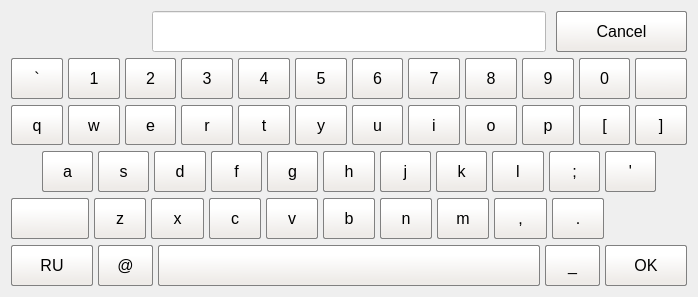
<?xml version="1.0" encoding="UTF-8"?>
<ui version="4.0">
 <class>Form</class>
 <widget class="QWidget" name="Form">
  <property name="geometry">
   <rect>
    <x>0</x>
    <y>0</y>
    <width>698</width>
    <height>297</height>
   </rect>
  </property>
  <property name="windowTitle">
   <string>Form</string>
  </property>
  <layout class="QVBoxLayout" name="verticalLayout">
   <item>
    <layout class="QHBoxLayout" name="horizontalLayout_6" stretch="20,60,20">
     <property name="spacing">
      <number>10</number>
     </property>
     <item>
      <widget class="QWidget" name="widget_5" native="true"/>
     </item>
     <item>
      <widget class="QLineEdit" name="edit_text">
       <property name="sizePolicy">
        <sizepolicy hsizetype="Expanding" vsizetype="Ignored">
         <horstretch>0</horstretch>
         <verstretch>0</verstretch>
        </sizepolicy>
       </property>
       <property name="font">
        <font>
         <pointsize>10</pointsize>
        </font>
       </property>
       <property name="styleSheet">
        <string notr="true">background-color: rgb(255, 255, 255);</string>
       </property>
       <property name="alignment">
        <set>Qt::AlignCenter</set>
       </property>
      </widget>
     </item>
     <item>
      <widget class="QPushButton" name="btn_cancel">
       <property name="sizePolicy">
        <sizepolicy hsizetype="Ignored" vsizetype="Ignored">
         <horstretch>0</horstretch>
         <verstretch>0</verstretch>
        </sizepolicy>
       </property>
       <property name="font">
        <font>
         <pointsize>12</pointsize>
        </font>
       </property>
       <property name="styleSheet">
        <string notr="true">QPushButton
{
	background-color: qlineargradient(spread:pad, x1:0.521, y1:0.8925, x2:0.504, y2:0.244227, stop:0.00847458 rgba(238, 235, 232, 255), stop:1 rgba(255, 255, 255, 255));
	border: 1px solid gray;
	border-radius: 2px;
}

QPushButton:pressed 
{	
	background-color: rgb(140, 223, 255);
 }</string>
       </property>
       <property name="text">
        <string>Cancel</string>
       </property>
      </widget>
     </item>
    </layout>
   </item>
   <item>
    <layout class="QHBoxLayout" name="horizontalLayout_3" stretch="10,10,10,10,10,10,10,10,10,10,10,10">
     <property name="spacing">
      <number>5</number>
     </property>
     <item>
      <widget class="QPushButton" name="btn_backtick">
       <property name="sizePolicy">
        <sizepolicy hsizetype="Ignored" vsizetype="Ignored">
         <horstretch>0</horstretch>
         <verstretch>0</verstretch>
        </sizepolicy>
       </property>
       <property name="font">
        <font>
         <pointsize>12</pointsize>
        </font>
       </property>
       <property name="styleSheet">
        <string notr="true">QPushButton
{
	background-color: qlineargradient(spread:pad, x1:0.521, y1:0.8925, x2:0.504, y2:0.244227, stop:0.00847458 rgba(238, 235, 232, 255), stop:1 rgba(255, 255, 255, 255));
	border: 1px solid gray;
	border-radius: 2px;
}

QPushButton:pressed 
{	
	background-color: rgb(140, 223, 255);
 }</string>
       </property>
       <property name="text">
        <string>`</string>
       </property>
      </widget>
     </item>
     <item>
      <widget class="QPushButton" name="btn_1">
       <property name="sizePolicy">
        <sizepolicy hsizetype="Ignored" vsizetype="Ignored">
         <horstretch>0</horstretch>
         <verstretch>0</verstretch>
        </sizepolicy>
       </property>
       <property name="font">
        <font>
         <pointsize>12</pointsize>
        </font>
       </property>
       <property name="styleSheet">
        <string notr="true">QPushButton
{
	background-color: qlineargradient(spread:pad, x1:0.521, y1:0.8925, x2:0.504, y2:0.244227, stop:0.00847458 rgba(238, 235, 232, 255), stop:1 rgba(255, 255, 255, 255));
	border: 1px solid gray;
	border-radius: 2px;
}

QPushButton:pressed 
{	
	background-color: rgb(140, 223, 255);
 }</string>
       </property>
       <property name="text">
        <string>1</string>
       </property>
      </widget>
     </item>
     <item>
      <widget class="QPushButton" name="btn_2">
       <property name="sizePolicy">
        <sizepolicy hsizetype="Ignored" vsizetype="Ignored">
         <horstretch>0</horstretch>
         <verstretch>0</verstretch>
        </sizepolicy>
       </property>
       <property name="font">
        <font>
         <pointsize>12</pointsize>
        </font>
       </property>
       <property name="styleSheet">
        <string notr="true">QPushButton
{
	background-color: qlineargradient(spread:pad, x1:0.521, y1:0.8925, x2:0.504, y2:0.244227, stop:0.00847458 rgba(238, 235, 232, 255), stop:1 rgba(255, 255, 255, 255));
	border: 1px solid gray;
	border-radius: 2px;
}

QPushButton:pressed 
{	
	background-color: rgb(140, 223, 255);
 }</string>
       </property>
       <property name="text">
        <string>2</string>
       </property>
      </widget>
     </item>
     <item>
      <widget class="QPushButton" name="btn_3">
       <property name="sizePolicy">
        <sizepolicy hsizetype="Ignored" vsizetype="Ignored">
         <horstretch>0</horstretch>
         <verstretch>0</verstretch>
        </sizepolicy>
       </property>
       <property name="font">
        <font>
         <pointsize>12</pointsize>
        </font>
       </property>
       <property name="styleSheet">
        <string notr="true">QPushButton
{
	background-color: qlineargradient(spread:pad, x1:0.521, y1:0.8925, x2:0.504, y2:0.244227, stop:0.00847458 rgba(238, 235, 232, 255), stop:1 rgba(255, 255, 255, 255));
	border: 1px solid gray;
	border-radius: 2px;
}

QPushButton:pressed 
{	
	background-color: rgb(140, 223, 255);
 }</string>
       </property>
       <property name="text">
        <string>3</string>
       </property>
      </widget>
     </item>
     <item>
      <widget class="QPushButton" name="btn_4">
       <property name="sizePolicy">
        <sizepolicy hsizetype="Ignored" vsizetype="Ignored">
         <horstretch>0</horstretch>
         <verstretch>0</verstretch>
        </sizepolicy>
       </property>
       <property name="font">
        <font>
         <pointsize>12</pointsize>
        </font>
       </property>
       <property name="styleSheet">
        <string notr="true">QPushButton
{
	background-color: qlineargradient(spread:pad, x1:0.521, y1:0.8925, x2:0.504, y2:0.244227, stop:0.00847458 rgba(238, 235, 232, 255), stop:1 rgba(255, 255, 255, 255));
	border: 1px solid gray;
	border-radius: 2px;
}

QPushButton:pressed 
{	
	background-color: rgb(140, 223, 255);
 }</string>
       </property>
       <property name="text">
        <string>4</string>
       </property>
      </widget>
     </item>
     <item>
      <widget class="QPushButton" name="btn_5">
       <property name="sizePolicy">
        <sizepolicy hsizetype="Ignored" vsizetype="Ignored">
         <horstretch>0</horstretch>
         <verstretch>0</verstretch>
        </sizepolicy>
       </property>
       <property name="font">
        <font>
         <pointsize>12</pointsize>
        </font>
       </property>
       <property name="styleSheet">
        <string notr="true">QPushButton
{
	background-color: qlineargradient(spread:pad, x1:0.521, y1:0.8925, x2:0.504, y2:0.244227, stop:0.00847458 rgba(238, 235, 232, 255), stop:1 rgba(255, 255, 255, 255));
	border: 1px solid gray;
	border-radius: 2px;
}

QPushButton:pressed 
{	
	background-color: rgb(140, 223, 255);
 }</string>
       </property>
       <property name="text">
        <string>5</string>
       </property>
      </widget>
     </item>
     <item>
      <widget class="QPushButton" name="btn_6">
       <property name="sizePolicy">
        <sizepolicy hsizetype="Ignored" vsizetype="Ignored">
         <horstretch>0</horstretch>
         <verstretch>0</verstretch>
        </sizepolicy>
       </property>
       <property name="font">
        <font>
         <pointsize>12</pointsize>
        </font>
       </property>
       <property name="styleSheet">
        <string notr="true">QPushButton
{
	background-color: qlineargradient(spread:pad, x1:0.521, y1:0.8925, x2:0.504, y2:0.244227, stop:0.00847458 rgba(238, 235, 232, 255), stop:1 rgba(255, 255, 255, 255));
	border: 1px solid gray;
	border-radius: 2px;
}

QPushButton:pressed 
{	
	background-color: rgb(140, 223, 255);
 }</string>
       </property>
       <property name="text">
        <string>6</string>
       </property>
      </widget>
     </item>
     <item>
      <widget class="QPushButton" name="btn_7">
       <property name="sizePolicy">
        <sizepolicy hsizetype="Ignored" vsizetype="Ignored">
         <horstretch>0</horstretch>
         <verstretch>0</verstretch>
        </sizepolicy>
       </property>
       <property name="font">
        <font>
         <pointsize>12</pointsize>
        </font>
       </property>
       <property name="styleSheet">
        <string notr="true">QPushButton
{
	background-color: qlineargradient(spread:pad, x1:0.521, y1:0.8925, x2:0.504, y2:0.244227, stop:0.00847458 rgba(238, 235, 232, 255), stop:1 rgba(255, 255, 255, 255));
	border: 1px solid gray;
	border-radius: 2px;
}

QPushButton:pressed 
{	
	background-color: rgb(140, 223, 255);
 }</string>
       </property>
       <property name="text">
        <string>7</string>
       </property>
      </widget>
     </item>
     <item>
      <widget class="QPushButton" name="btn_8">
       <property name="sizePolicy">
        <sizepolicy hsizetype="Ignored" vsizetype="Ignored">
         <horstretch>0</horstretch>
         <verstretch>0</verstretch>
        </sizepolicy>
       </property>
       <property name="font">
        <font>
         <pointsize>12</pointsize>
        </font>
       </property>
       <property name="styleSheet">
        <string notr="true">QPushButton
{
	background-color: qlineargradient(spread:pad, x1:0.521, y1:0.8925, x2:0.504, y2:0.244227, stop:0.00847458 rgba(238, 235, 232, 255), stop:1 rgba(255, 255, 255, 255));
	border: 1px solid gray;
	border-radius: 2px;
}

QPushButton:pressed 
{	
	background-color: rgb(140, 223, 255);
 }</string>
       </property>
       <property name="text">
        <string>8</string>
       </property>
      </widget>
     </item>
     <item>
      <widget class="QPushButton" name="btn_9">
       <property name="sizePolicy">
        <sizepolicy hsizetype="Ignored" vsizetype="Ignored">
         <horstretch>0</horstretch>
         <verstretch>0</verstretch>
        </sizepolicy>
       </property>
       <property name="font">
        <font>
         <pointsize>12</pointsize>
        </font>
       </property>
       <property name="styleSheet">
        <string notr="true">QPushButton
{
	background-color: qlineargradient(spread:pad, x1:0.521, y1:0.8925, x2:0.504, y2:0.244227, stop:0.00847458 rgba(238, 235, 232, 255), stop:1 rgba(255, 255, 255, 255));
	border: 1px solid gray;
	border-radius: 2px;
}

QPushButton:pressed 
{	
	background-color: rgb(140, 223, 255);
 }</string>
       </property>
       <property name="text">
        <string>9</string>
       </property>
      </widget>
     </item>
     <item>
      <widget class="QPushButton" name="btn_0">
       <property name="sizePolicy">
        <sizepolicy hsizetype="Ignored" vsizetype="Ignored">
         <horstretch>0</horstretch>
         <verstretch>0</verstretch>
        </sizepolicy>
       </property>
       <property name="font">
        <font>
         <pointsize>12</pointsize>
        </font>
       </property>
       <property name="styleSheet">
        <string notr="true">QPushButton
{
	background-color: qlineargradient(spread:pad, x1:0.521, y1:0.8925, x2:0.504, y2:0.244227, stop:0.00847458 rgba(238, 235, 232, 255), stop:1 rgba(255, 255, 255, 255));
	border: 1px solid gray;
	border-radius: 2px;
}

QPushButton:pressed 
{	
	background-color: rgb(140, 223, 255);
 }</string>
       </property>
       <property name="text">
        <string>0</string>
       </property>
      </widget>
     </item>
     <item>
      <widget class="QPushButton" name="btn_backspace">
       <property name="sizePolicy">
        <sizepolicy hsizetype="Ignored" vsizetype="Ignored">
         <horstretch>0</horstretch>
         <verstretch>0</verstretch>
        </sizepolicy>
       </property>
       <property name="font">
        <font>
         <pointsize>12</pointsize>
        </font>
       </property>
       <property name="styleSheet">
        <string notr="true">QPushButton
{
	background-color: qlineargradient(spread:pad, x1:0.521, y1:0.8925, x2:0.504, y2:0.244227, stop:0.00847458 rgba(238, 235, 232, 255), stop:1 rgba(255, 255, 255, 255));
	border: 1px solid gray;
	border-radius: 2px;
}

QPushButton:pressed 
{	
	background-color: rgb(140, 223, 255);
 }</string>
       </property>
       <property name="text">
        <string/>
       </property>
       <property name="icon">
        <iconset>
         <normaloff>backspace.png</normaloff>backspace.png</iconset>
       </property>
      </widget>
     </item>
    </layout>
   </item>
   <item>
    <layout class="QHBoxLayout" name="horizontalLayout" stretch="10,10,10,10,10,10,10,10,10,10,10,10">
     <property name="spacing">
      <number>5</number>
     </property>
     <item>
      <widget class="QPushButton" name="btn_lt_17">
       <property name="sizePolicy">
        <sizepolicy hsizetype="Ignored" vsizetype="Ignored">
         <horstretch>0</horstretch>
         <verstretch>0</verstretch>
        </sizepolicy>
       </property>
       <property name="font">
        <font>
         <pointsize>12</pointsize>
        </font>
       </property>
       <property name="styleSheet">
        <string notr="true">QPushButton
{
	background-color: qlineargradient(spread:pad, x1:0.521, y1:0.8925, x2:0.504, y2:0.244227, stop:0.00847458 rgba(238, 235, 232, 255), stop:1 rgba(255, 255, 255, 255));
	border: 1px solid gray;
	border-radius: 2px;
}

QPushButton:pressed 
{	
	background-color: rgb(140, 223, 255);
 }</string>
       </property>
       <property name="text">
        <string>q</string>
       </property>
      </widget>
     </item>
     <item>
      <widget class="QPushButton" name="btn_lt_23">
       <property name="sizePolicy">
        <sizepolicy hsizetype="Ignored" vsizetype="Ignored">
         <horstretch>0</horstretch>
         <verstretch>0</verstretch>
        </sizepolicy>
       </property>
       <property name="font">
        <font>
         <pointsize>12</pointsize>
        </font>
       </property>
       <property name="styleSheet">
        <string notr="true">QPushButton
{
	background-color: qlineargradient(spread:pad, x1:0.521, y1:0.8925, x2:0.504, y2:0.244227, stop:0.00847458 rgba(238, 235, 232, 255), stop:1 rgba(255, 255, 255, 255));
	border: 1px solid gray;
	border-radius: 2px;
}

QPushButton:pressed 
{	
	background-color: rgb(140, 223, 255);
 }</string>
       </property>
       <property name="text">
        <string>w</string>
       </property>
      </widget>
     </item>
     <item>
      <widget class="QPushButton" name="btn_lt_5">
       <property name="sizePolicy">
        <sizepolicy hsizetype="Ignored" vsizetype="Ignored">
         <horstretch>0</horstretch>
         <verstretch>0</verstretch>
        </sizepolicy>
       </property>
       <property name="font">
        <font>
         <pointsize>12</pointsize>
        </font>
       </property>
       <property name="styleSheet">
        <string notr="true">QPushButton
{
	background-color: qlineargradient(spread:pad, x1:0.521, y1:0.8925, x2:0.504, y2:0.244227, stop:0.00847458 rgba(238, 235, 232, 255), stop:1 rgba(255, 255, 255, 255));
	border: 1px solid gray;
	border-radius: 2px;
}

QPushButton:pressed 
{	
	background-color: rgb(140, 223, 255);
 }</string>
       </property>
       <property name="text">
        <string>e</string>
       </property>
      </widget>
     </item>
     <item>
      <widget class="QPushButton" name="btn_lt_18">
       <property name="sizePolicy">
        <sizepolicy hsizetype="Ignored" vsizetype="Ignored">
         <horstretch>0</horstretch>
         <verstretch>0</verstretch>
        </sizepolicy>
       </property>
       <property name="font">
        <font>
         <pointsize>12</pointsize>
        </font>
       </property>
       <property name="styleSheet">
        <string notr="true">QPushButton
{
	background-color: qlineargradient(spread:pad, x1:0.521, y1:0.8925, x2:0.504, y2:0.244227, stop:0.00847458 rgba(238, 235, 232, 255), stop:1 rgba(255, 255, 255, 255));
	border: 1px solid gray;
	border-radius: 2px;
}

QPushButton:pressed 
{	
	background-color: rgb(140, 223, 255);
 }</string>
       </property>
       <property name="text">
        <string>r</string>
       </property>
      </widget>
     </item>
     <item>
      <widget class="QPushButton" name="btn_lt_20">
       <property name="sizePolicy">
        <sizepolicy hsizetype="Ignored" vsizetype="Ignored">
         <horstretch>0</horstretch>
         <verstretch>0</verstretch>
        </sizepolicy>
       </property>
       <property name="font">
        <font>
         <pointsize>12</pointsize>
        </font>
       </property>
       <property name="styleSheet">
        <string notr="true">QPushButton
{
	background-color: qlineargradient(spread:pad, x1:0.521, y1:0.8925, x2:0.504, y2:0.244227, stop:0.00847458 rgba(238, 235, 232, 255), stop:1 rgba(255, 255, 255, 255));
	border: 1px solid gray;
	border-radius: 2px;
}

QPushButton:pressed 
{	
	background-color: rgb(140, 223, 255);
 }</string>
       </property>
       <property name="text">
        <string>t</string>
       </property>
      </widget>
     </item>
     <item>
      <widget class="QPushButton" name="btn_lt_25">
       <property name="sizePolicy">
        <sizepolicy hsizetype="Ignored" vsizetype="Ignored">
         <horstretch>0</horstretch>
         <verstretch>0</verstretch>
        </sizepolicy>
       </property>
       <property name="font">
        <font>
         <pointsize>12</pointsize>
        </font>
       </property>
       <property name="styleSheet">
        <string notr="true">QPushButton
{
	background-color: qlineargradient(spread:pad, x1:0.521, y1:0.8925, x2:0.504, y2:0.244227, stop:0.00847458 rgba(238, 235, 232, 255), stop:1 rgba(255, 255, 255, 255));
	border: 1px solid gray;
	border-radius: 2px;
}

QPushButton:pressed 
{	
	background-color: rgb(140, 223, 255);
 }</string>
       </property>
       <property name="text">
        <string>y</string>
       </property>
      </widget>
     </item>
     <item>
      <widget class="QPushButton" name="btn_lt_21">
       <property name="sizePolicy">
        <sizepolicy hsizetype="Ignored" vsizetype="Ignored">
         <horstretch>0</horstretch>
         <verstretch>0</verstretch>
        </sizepolicy>
       </property>
       <property name="font">
        <font>
         <pointsize>12</pointsize>
        </font>
       </property>
       <property name="styleSheet">
        <string notr="true">QPushButton
{
	background-color: qlineargradient(spread:pad, x1:0.521, y1:0.8925, x2:0.504, y2:0.244227, stop:0.00847458 rgba(238, 235, 232, 255), stop:1 rgba(255, 255, 255, 255));
	border: 1px solid gray;
	border-radius: 2px;
}

QPushButton:pressed 
{	
	background-color: rgb(140, 223, 255);
 }</string>
       </property>
       <property name="text">
        <string>u</string>
       </property>
      </widget>
     </item>
     <item>
      <widget class="QPushButton" name="btn_lt_9">
       <property name="sizePolicy">
        <sizepolicy hsizetype="Ignored" vsizetype="Ignored">
         <horstretch>0</horstretch>
         <verstretch>0</verstretch>
        </sizepolicy>
       </property>
       <property name="font">
        <font>
         <pointsize>12</pointsize>
        </font>
       </property>
       <property name="styleSheet">
        <string notr="true">QPushButton
{
	background-color: qlineargradient(spread:pad, x1:0.521, y1:0.8925, x2:0.504, y2:0.244227, stop:0.00847458 rgba(238, 235, 232, 255), stop:1 rgba(255, 255, 255, 255));
	border: 1px solid gray;
	border-radius: 2px;
}

QPushButton:pressed 
{	
	background-color: rgb(140, 223, 255);
 }</string>
       </property>
       <property name="text">
        <string>i</string>
       </property>
      </widget>
     </item>
     <item>
      <widget class="QPushButton" name="btn_lt_15">
       <property name="sizePolicy">
        <sizepolicy hsizetype="Ignored" vsizetype="Ignored">
         <horstretch>0</horstretch>
         <verstretch>0</verstretch>
        </sizepolicy>
       </property>
       <property name="font">
        <font>
         <pointsize>12</pointsize>
        </font>
       </property>
       <property name="styleSheet">
        <string notr="true">QPushButton
{
	background-color: qlineargradient(spread:pad, x1:0.521, y1:0.8925, x2:0.504, y2:0.244227, stop:0.00847458 rgba(238, 235, 232, 255), stop:1 rgba(255, 255, 255, 255));
	border: 1px solid gray;
	border-radius: 2px;
}

QPushButton:pressed 
{	
	background-color: rgb(140, 223, 255);
 }</string>
       </property>
       <property name="text">
        <string>o</string>
       </property>
      </widget>
     </item>
     <item>
      <widget class="QPushButton" name="btn_lt_16">
       <property name="sizePolicy">
        <sizepolicy hsizetype="Ignored" vsizetype="Ignored">
         <horstretch>0</horstretch>
         <verstretch>0</verstretch>
        </sizepolicy>
       </property>
       <property name="font">
        <font>
         <pointsize>12</pointsize>
        </font>
       </property>
       <property name="styleSheet">
        <string notr="true">QPushButton
{
	background-color: qlineargradient(spread:pad, x1:0.521, y1:0.8925, x2:0.504, y2:0.244227, stop:0.00847458 rgba(238, 235, 232, 255), stop:1 rgba(255, 255, 255, 255));
	border: 1px solid gray;
	border-radius: 2px;
}

QPushButton:pressed 
{	
	background-color: rgb(140, 223, 255);
 }</string>
       </property>
       <property name="text">
        <string>p</string>
       </property>
      </widget>
     </item>
     <item>
      <widget class="QPushButton" name="btn_open_square_bracket">
       <property name="sizePolicy">
        <sizepolicy hsizetype="Ignored" vsizetype="Ignored">
         <horstretch>0</horstretch>
         <verstretch>0</verstretch>
        </sizepolicy>
       </property>
       <property name="font">
        <font>
         <pointsize>12</pointsize>
        </font>
       </property>
       <property name="styleSheet">
        <string notr="true">QPushButton
{
	background-color: qlineargradient(spread:pad, x1:0.521, y1:0.8925, x2:0.504, y2:0.244227, stop:0.00847458 rgba(238, 235, 232, 255), stop:1 rgba(255, 255, 255, 255));
	border: 1px solid gray;
	border-radius: 2px;
}

QPushButton:pressed 
{	
	background-color: rgb(140, 223, 255);
 }</string>
       </property>
       <property name="text">
        <string>[</string>
       </property>
      </widget>
     </item>
     <item>
      <widget class="QPushButton" name="btn_close_square_bracket">
       <property name="sizePolicy">
        <sizepolicy hsizetype="Ignored" vsizetype="Ignored">
         <horstretch>0</horstretch>
         <verstretch>0</verstretch>
        </sizepolicy>
       </property>
       <property name="font">
        <font>
         <pointsize>12</pointsize>
        </font>
       </property>
       <property name="styleSheet">
        <string notr="true">QPushButton
{
	background-color: qlineargradient(spread:pad, x1:0.521, y1:0.8925, x2:0.504, y2:0.244227, stop:0.00847458 rgba(238, 235, 232, 255), stop:1 rgba(255, 255, 255, 255));
	border: 1px solid gray;
	border-radius: 2px;
}

QPushButton:pressed 
{	
	background-color: rgb(140, 223, 255);
 }</string>
       </property>
       <property name="text">
        <string>]</string>
       </property>
      </widget>
     </item>
    </layout>
   </item>
   <item>
    <layout class="QHBoxLayout" name="horizontalLayout_2" stretch="5,10,10,10,10,10,10,10,10,10,10,10,5">
     <property name="spacing">
      <number>5</number>
     </property>
     <item>
      <widget class="QWidget" name="widget" native="true"/>
     </item>
     <item>
      <widget class="QPushButton" name="btn_lt_1">
       <property name="sizePolicy">
        <sizepolicy hsizetype="Ignored" vsizetype="Ignored">
         <horstretch>0</horstretch>
         <verstretch>0</verstretch>
        </sizepolicy>
       </property>
       <property name="font">
        <font>
         <pointsize>12</pointsize>
        </font>
       </property>
       <property name="styleSheet">
        <string notr="true">QPushButton
{
	background-color: qlineargradient(spread:pad, x1:0.521, y1:0.8925, x2:0.504, y2:0.244227, stop:0.00847458 rgba(238, 235, 232, 255), stop:1 rgba(255, 255, 255, 255));
	border: 1px solid gray;
	border-radius: 2px;
}

QPushButton:pressed 
{	
	background-color: rgb(140, 223, 255);
 }</string>
       </property>
       <property name="text">
        <string>a</string>
       </property>
      </widget>
     </item>
     <item>
      <widget class="QPushButton" name="btn_lt_19">
       <property name="sizePolicy">
        <sizepolicy hsizetype="Ignored" vsizetype="Ignored">
         <horstretch>0</horstretch>
         <verstretch>0</verstretch>
        </sizepolicy>
       </property>
       <property name="font">
        <font>
         <pointsize>12</pointsize>
        </font>
       </property>
       <property name="styleSheet">
        <string notr="true">QPushButton
{
	background-color: qlineargradient(spread:pad, x1:0.521, y1:0.8925, x2:0.504, y2:0.244227, stop:0.00847458 rgba(238, 235, 232, 255), stop:1 rgba(255, 255, 255, 255));
	border: 1px solid gray;
	border-radius: 2px;
}

QPushButton:pressed 
{	
	background-color: rgb(140, 223, 255);
 }</string>
       </property>
       <property name="text">
        <string>s</string>
       </property>
      </widget>
     </item>
     <item>
      <widget class="QPushButton" name="btn_lt_4">
       <property name="sizePolicy">
        <sizepolicy hsizetype="Ignored" vsizetype="Ignored">
         <horstretch>0</horstretch>
         <verstretch>0</verstretch>
        </sizepolicy>
       </property>
       <property name="font">
        <font>
         <pointsize>12</pointsize>
        </font>
       </property>
       <property name="styleSheet">
        <string notr="true">QPushButton
{
	background-color: qlineargradient(spread:pad, x1:0.521, y1:0.8925, x2:0.504, y2:0.244227, stop:0.00847458 rgba(238, 235, 232, 255), stop:1 rgba(255, 255, 255, 255));
	border: 1px solid gray;
	border-radius: 2px;
}

QPushButton:pressed 
{	
	background-color: rgb(140, 223, 255);
 }</string>
       </property>
       <property name="text">
        <string>d</string>
       </property>
      </widget>
     </item>
     <item>
      <widget class="QPushButton" name="btn_lt_6">
       <property name="sizePolicy">
        <sizepolicy hsizetype="Ignored" vsizetype="Ignored">
         <horstretch>0</horstretch>
         <verstretch>0</verstretch>
        </sizepolicy>
       </property>
       <property name="font">
        <font>
         <pointsize>12</pointsize>
        </font>
       </property>
       <property name="styleSheet">
        <string notr="true">QPushButton
{
	background-color: qlineargradient(spread:pad, x1:0.521, y1:0.8925, x2:0.504, y2:0.244227, stop:0.00847458 rgba(238, 235, 232, 255), stop:1 rgba(255, 255, 255, 255));
	border: 1px solid gray;
	border-radius: 2px;
}

QPushButton:pressed 
{	
	background-color: rgb(140, 223, 255);
 }</string>
       </property>
       <property name="text">
        <string>f</string>
       </property>
      </widget>
     </item>
     <item>
      <widget class="QPushButton" name="btn_lt_7">
       <property name="sizePolicy">
        <sizepolicy hsizetype="Ignored" vsizetype="Ignored">
         <horstretch>0</horstretch>
         <verstretch>0</verstretch>
        </sizepolicy>
       </property>
       <property name="font">
        <font>
         <pointsize>12</pointsize>
        </font>
       </property>
       <property name="styleSheet">
        <string notr="true">QPushButton
{
	background-color: qlineargradient(spread:pad, x1:0.521, y1:0.8925, x2:0.504, y2:0.244227, stop:0.00847458 rgba(238, 235, 232, 255), stop:1 rgba(255, 255, 255, 255));
	border: 1px solid gray;
	border-radius: 2px;
}

QPushButton:pressed 
{	
	background-color: rgb(140, 223, 255);
 }</string>
       </property>
       <property name="text">
        <string>g</string>
       </property>
      </widget>
     </item>
     <item>
      <widget class="QPushButton" name="btn_lt_8">
       <property name="sizePolicy">
        <sizepolicy hsizetype="Ignored" vsizetype="Ignored">
         <horstretch>0</horstretch>
         <verstretch>0</verstretch>
        </sizepolicy>
       </property>
       <property name="font">
        <font>
         <pointsize>12</pointsize>
        </font>
       </property>
       <property name="styleSheet">
        <string notr="true">QPushButton
{
	background-color: qlineargradient(spread:pad, x1:0.521, y1:0.8925, x2:0.504, y2:0.244227, stop:0.00847458 rgba(238, 235, 232, 255), stop:1 rgba(255, 255, 255, 255));
	border: 1px solid gray;
	border-radius: 2px;
}

QPushButton:pressed 
{	
	background-color: rgb(140, 223, 255);
 }</string>
       </property>
       <property name="text">
        <string>h</string>
       </property>
      </widget>
     </item>
     <item>
      <widget class="QPushButton" name="btn_lt_10">
       <property name="sizePolicy">
        <sizepolicy hsizetype="Ignored" vsizetype="Ignored">
         <horstretch>0</horstretch>
         <verstretch>0</verstretch>
        </sizepolicy>
       </property>
       <property name="font">
        <font>
         <pointsize>12</pointsize>
        </font>
       </property>
       <property name="styleSheet">
        <string notr="true">QPushButton
{
	background-color: qlineargradient(spread:pad, x1:0.521, y1:0.8925, x2:0.504, y2:0.244227, stop:0.00847458 rgba(238, 235, 232, 255), stop:1 rgba(255, 255, 255, 255));
	border: 1px solid gray;
	border-radius: 2px;
}

QPushButton:pressed 
{	
	background-color: rgb(140, 223, 255);
 }</string>
       </property>
       <property name="text">
        <string>j</string>
       </property>
      </widget>
     </item>
     <item>
      <widget class="QPushButton" name="btn_lt_11">
       <property name="sizePolicy">
        <sizepolicy hsizetype="Ignored" vsizetype="Ignored">
         <horstretch>0</horstretch>
         <verstretch>0</verstretch>
        </sizepolicy>
       </property>
       <property name="font">
        <font>
         <pointsize>12</pointsize>
        </font>
       </property>
       <property name="styleSheet">
        <string notr="true">QPushButton
{
	background-color: qlineargradient(spread:pad, x1:0.521, y1:0.8925, x2:0.504, y2:0.244227, stop:0.00847458 rgba(238, 235, 232, 255), stop:1 rgba(255, 255, 255, 255));
	border: 1px solid gray;
	border-radius: 2px;
}

QPushButton:pressed 
{	
	background-color: rgb(140, 223, 255);
 }</string>
       </property>
       <property name="text">
        <string>k</string>
       </property>
      </widget>
     </item>
     <item>
      <widget class="QPushButton" name="btn_lt_12">
       <property name="sizePolicy">
        <sizepolicy hsizetype="Ignored" vsizetype="Ignored">
         <horstretch>0</horstretch>
         <verstretch>0</verstretch>
        </sizepolicy>
       </property>
       <property name="font">
        <font>
         <pointsize>12</pointsize>
        </font>
       </property>
       <property name="styleSheet">
        <string notr="true">QPushButton
{
	background-color: qlineargradient(spread:pad, x1:0.521, y1:0.8925, x2:0.504, y2:0.244227, stop:0.00847458 rgba(238, 235, 232, 255), stop:1 rgba(255, 255, 255, 255));
	border: 1px solid gray;
	border-radius: 2px;
}

QPushButton:pressed 
{	
	background-color: rgb(140, 223, 255);
 }</string>
       </property>
       <property name="text">
        <string>l</string>
       </property>
      </widget>
     </item>
     <item>
      <widget class="QPushButton" name="btn_semicolon">
       <property name="sizePolicy">
        <sizepolicy hsizetype="Ignored" vsizetype="Ignored">
         <horstretch>0</horstretch>
         <verstretch>0</verstretch>
        </sizepolicy>
       </property>
       <property name="font">
        <font>
         <pointsize>12</pointsize>
        </font>
       </property>
       <property name="styleSheet">
        <string notr="true">QPushButton
{
	background-color: qlineargradient(spread:pad, x1:0.521, y1:0.8925, x2:0.504, y2:0.244227, stop:0.00847458 rgba(238, 235, 232, 255), stop:1 rgba(255, 255, 255, 255));
	border: 1px solid gray;
	border-radius: 2px;
}

QPushButton:pressed 
{	
	background-color: rgb(140, 223, 255);
 }</string>
       </property>
       <property name="text">
        <string>;</string>
       </property>
      </widget>
     </item>
     <item>
      <widget class="QPushButton" name="btn_apostrophe">
       <property name="sizePolicy">
        <sizepolicy hsizetype="Ignored" vsizetype="Ignored">
         <horstretch>0</horstretch>
         <verstretch>0</verstretch>
        </sizepolicy>
       </property>
       <property name="font">
        <font>
         <pointsize>12</pointsize>
        </font>
       </property>
       <property name="styleSheet">
        <string notr="true">QPushButton
{
	background-color: qlineargradient(spread:pad, x1:0.521, y1:0.8925, x2:0.504, y2:0.244227, stop:0.00847458 rgba(238, 235, 232, 255), stop:1 rgba(255, 255, 255, 255));
	border: 1px solid gray;
	border-radius: 2px;
}

QPushButton:pressed 
{	
	background-color: rgb(140, 223, 255);
 }</string>
       </property>
       <property name="text">
        <string>'</string>
       </property>
      </widget>
     </item>
     <item>
      <widget class="QWidget" name="widget_2" native="true"/>
     </item>
    </layout>
   </item>
   <item>
    <layout class="QHBoxLayout" name="horizontalLayout_5" stretch="15,10,10,10,10,10,10,10,10,10,15">
     <property name="spacing">
      <number>5</number>
     </property>
     <item>
      <widget class="QPushButton" name="btn_upper">
       <property name="sizePolicy">
        <sizepolicy hsizetype="Ignored" vsizetype="Ignored">
         <horstretch>0</horstretch>
         <verstretch>0</verstretch>
        </sizepolicy>
       </property>
       <property name="font">
        <font>
         <pointsize>12</pointsize>
        </font>
       </property>
       <property name="styleSheet">
        <string notr="true">QPushButton {
    background-color: qlineargradient(spread:pad, x1:0.521, y1:0.8925, x2:0.504, y2:0.244227, stop:0.00847458 rgba(238, 235, 232, 255), stop:1 rgba(255, 255, 255, 255));
    border: 1px solid gray;
    border-radius: 2px;
}

QPushButton:pressed {
    background-color: rgb(140, 223, 255);
 }

QPushButton:checked {
    background-color: rgb(0, 162, 255);
    border: 1px solid gray;
    border-radius: 2px;
}</string>
       </property>
       <property name="text">
        <string/>
       </property>
       <property name="icon">
        <iconset>
         <normaloff>up-arrow.png</normaloff>up-arrow.png</iconset>
       </property>
       <property name="checkable">
        <bool>true</bool>
       </property>
      </widget>
     </item>
     <item>
      <widget class="QPushButton" name="btn_lt_26">
       <property name="sizePolicy">
        <sizepolicy hsizetype="Ignored" vsizetype="Ignored">
         <horstretch>0</horstretch>
         <verstretch>0</verstretch>
        </sizepolicy>
       </property>
       <property name="font">
        <font>
         <pointsize>12</pointsize>
        </font>
       </property>
       <property name="styleSheet">
        <string notr="true">QPushButton
{
	background-color: qlineargradient(spread:pad, x1:0.521, y1:0.8925, x2:0.504, y2:0.244227, stop:0.00847458 rgba(238, 235, 232, 255), stop:1 rgba(255, 255, 255, 255));
	border: 1px solid gray;
	border-radius: 2px;
}

QPushButton:pressed 
{	
	background-color: rgb(140, 223, 255);
 }</string>
       </property>
       <property name="text">
        <string>z</string>
       </property>
      </widget>
     </item>
     <item>
      <widget class="QPushButton" name="btn_lt_24">
       <property name="sizePolicy">
        <sizepolicy hsizetype="Ignored" vsizetype="Ignored">
         <horstretch>0</horstretch>
         <verstretch>0</verstretch>
        </sizepolicy>
       </property>
       <property name="font">
        <font>
         <pointsize>12</pointsize>
        </font>
       </property>
       <property name="styleSheet">
        <string notr="true">QPushButton
{
	background-color: qlineargradient(spread:pad, x1:0.521, y1:0.8925, x2:0.504, y2:0.244227, stop:0.00847458 rgba(238, 235, 232, 255), stop:1 rgba(255, 255, 255, 255));
	border: 1px solid gray;
	border-radius: 2px;
}

QPushButton:pressed 
{	
	background-color: rgb(140, 223, 255);
 }</string>
       </property>
       <property name="text">
        <string>x</string>
       </property>
      </widget>
     </item>
     <item>
      <widget class="QPushButton" name="btn_lt_3">
       <property name="sizePolicy">
        <sizepolicy hsizetype="Ignored" vsizetype="Ignored">
         <horstretch>0</horstretch>
         <verstretch>0</verstretch>
        </sizepolicy>
       </property>
       <property name="font">
        <font>
         <pointsize>12</pointsize>
        </font>
       </property>
       <property name="styleSheet">
        <string notr="true">QPushButton
{
	background-color: qlineargradient(spread:pad, x1:0.521, y1:0.8925, x2:0.504, y2:0.244227, stop:0.00847458 rgba(238, 235, 232, 255), stop:1 rgba(255, 255, 255, 255));
	border: 1px solid gray;
	border-radius: 2px;
}

QPushButton:pressed 
{	
	background-color: rgb(140, 223, 255);
 }</string>
       </property>
       <property name="text">
        <string>c</string>
       </property>
      </widget>
     </item>
     <item>
      <widget class="QPushButton" name="btn_lt_22">
       <property name="sizePolicy">
        <sizepolicy hsizetype="Ignored" vsizetype="Ignored">
         <horstretch>0</horstretch>
         <verstretch>0</verstretch>
        </sizepolicy>
       </property>
       <property name="font">
        <font>
         <pointsize>12</pointsize>
        </font>
       </property>
       <property name="styleSheet">
        <string notr="true">QPushButton
{
	background-color: qlineargradient(spread:pad, x1:0.521, y1:0.8925, x2:0.504, y2:0.244227, stop:0.00847458 rgba(238, 235, 232, 255), stop:1 rgba(255, 255, 255, 255));
	border: 1px solid gray;
	border-radius: 2px;
}

QPushButton:pressed 
{	
	background-color: rgb(140, 223, 255);
 }</string>
       </property>
       <property name="text">
        <string>v</string>
       </property>
      </widget>
     </item>
     <item>
      <widget class="QPushButton" name="btn_lt_2">
       <property name="sizePolicy">
        <sizepolicy hsizetype="Ignored" vsizetype="Ignored">
         <horstretch>0</horstretch>
         <verstretch>0</verstretch>
        </sizepolicy>
       </property>
       <property name="font">
        <font>
         <pointsize>12</pointsize>
        </font>
       </property>
       <property name="styleSheet">
        <string notr="true">QPushButton
{
	background-color: qlineargradient(spread:pad, x1:0.521, y1:0.8925, x2:0.504, y2:0.244227, stop:0.00847458 rgba(238, 235, 232, 255), stop:1 rgba(255, 255, 255, 255));
	border: 1px solid gray;
	border-radius: 2px;
}

QPushButton:pressed 
{	
	background-color: rgb(140, 223, 255);
 }</string>
       </property>
       <property name="text">
        <string>b</string>
       </property>
      </widget>
     </item>
     <item>
      <widget class="QPushButton" name="btn_lt_14">
       <property name="sizePolicy">
        <sizepolicy hsizetype="Ignored" vsizetype="Ignored">
         <horstretch>0</horstretch>
         <verstretch>0</verstretch>
        </sizepolicy>
       </property>
       <property name="font">
        <font>
         <pointsize>12</pointsize>
        </font>
       </property>
       <property name="styleSheet">
        <string notr="true">QPushButton
{
	background-color: qlineargradient(spread:pad, x1:0.521, y1:0.8925, x2:0.504, y2:0.244227, stop:0.00847458 rgba(238, 235, 232, 255), stop:1 rgba(255, 255, 255, 255));
	border: 1px solid gray;
	border-radius: 2px;
}

QPushButton:pressed 
{	
	background-color: rgb(140, 223, 255);
 }</string>
       </property>
       <property name="text">
        <string>n</string>
       </property>
      </widget>
     </item>
     <item>
      <widget class="QPushButton" name="btn_lt_13">
       <property name="sizePolicy">
        <sizepolicy hsizetype="Ignored" vsizetype="Ignored">
         <horstretch>0</horstretch>
         <verstretch>0</verstretch>
        </sizepolicy>
       </property>
       <property name="font">
        <font>
         <pointsize>12</pointsize>
        </font>
       </property>
       <property name="styleSheet">
        <string notr="true">QPushButton
{
	background-color: qlineargradient(spread:pad, x1:0.521, y1:0.8925, x2:0.504, y2:0.244227, stop:0.00847458 rgba(238, 235, 232, 255), stop:1 rgba(255, 255, 255, 255));
	border: 1px solid gray;
	border-radius: 2px;
}

QPushButton:pressed 
{	
	background-color: rgb(140, 223, 255);
 }</string>
       </property>
       <property name="text">
        <string>m</string>
       </property>
      </widget>
     </item>
     <item>
      <widget class="QPushButton" name="btn_comma">
       <property name="sizePolicy">
        <sizepolicy hsizetype="Ignored" vsizetype="Ignored">
         <horstretch>0</horstretch>
         <verstretch>0</verstretch>
        </sizepolicy>
       </property>
       <property name="font">
        <font>
         <pointsize>12</pointsize>
        </font>
       </property>
       <property name="styleSheet">
        <string notr="true">QPushButton
{
	background-color: qlineargradient(spread:pad, x1:0.521, y1:0.8925, x2:0.504, y2:0.244227, stop:0.00847458 rgba(238, 235, 232, 255), stop:1 rgba(255, 255, 255, 255));
	border: 1px solid gray;
	border-radius: 2px;
}

QPushButton:pressed 
{	
	background-color: rgb(140, 223, 255);
 }</string>
       </property>
       <property name="text">
        <string>,</string>
       </property>
      </widget>
     </item>
     <item>
      <widget class="QPushButton" name="btn_period">
       <property name="sizePolicy">
        <sizepolicy hsizetype="Ignored" vsizetype="Ignored">
         <horstretch>0</horstretch>
         <verstretch>0</verstretch>
        </sizepolicy>
       </property>
       <property name="font">
        <font>
         <pointsize>12</pointsize>
        </font>
       </property>
       <property name="styleSheet">
        <string notr="true">QPushButton
{
	background-color: qlineargradient(spread:pad, x1:0.521, y1:0.8925, x2:0.504, y2:0.244227, stop:0.00847458 rgba(238, 235, 232, 255), stop:1 rgba(255, 255, 255, 255));
	border: 1px solid gray;
	border-radius: 2px;
}

QPushButton:pressed 
{	
	background-color: rgb(140, 223, 255);
 }</string>
       </property>
       <property name="text">
        <string>.</string>
       </property>
      </widget>
     </item>
     <item>
      <widget class="QWidget" name="widget_4" native="true"/>
     </item>
    </layout>
   </item>
   <item>
    <layout class="QHBoxLayout" name="horizontalLayout_4" stretch="15,10,70,10,15">
     <property name="spacing">
      <number>5</number>
     </property>
     <item>
      <widget class="QPushButton" name="btn_language">
       <property name="sizePolicy">
        <sizepolicy hsizetype="Preferred" vsizetype="Preferred">
         <horstretch>0</horstretch>
         <verstretch>0</verstretch>
        </sizepolicy>
       </property>
       <property name="font">
        <font>
         <pointsize>12</pointsize>
        </font>
       </property>
       <property name="styleSheet">
        <string notr="true">QPushButton
{
	background-color: qlineargradient(spread:pad, x1:0.521, y1:0.8925, x2:0.504, y2:0.244227, stop:0.00847458 rgba(238, 235, 232, 255), stop:1 rgba(255, 255, 255, 255));
	border: 1px solid gray;
	border-radius: 2px;
}

QPushButton:pressed 
{	
	background-color: rgb(140, 223, 255);
 }</string>
       </property>
       <property name="text">
        <string>RU</string>
       </property>
      </widget>
     </item>
     <item>
      <widget class="QPushButton" name="btn_at">
       <property name="sizePolicy">
        <sizepolicy hsizetype="Ignored" vsizetype="Ignored">
         <horstretch>0</horstretch>
         <verstretch>0</verstretch>
        </sizepolicy>
       </property>
       <property name="font">
        <font>
         <pointsize>12</pointsize>
        </font>
       </property>
       <property name="styleSheet">
        <string notr="true">QPushButton
{
	background-color: qlineargradient(spread:pad, x1:0.521, y1:0.8925, x2:0.504, y2:0.244227, stop:0.00847458 rgba(238, 235, 232, 255), stop:1 rgba(255, 255, 255, 255));
	border: 1px solid gray;
	border-radius: 2px;
}

QPushButton:pressed 
{	
	background-color: rgb(140, 223, 255);
 }</string>
       </property>
       <property name="text">
        <string>@</string>
       </property>
      </widget>
     </item>
     <item>
      <widget class="QPushButton" name="btn_space">
       <property name="sizePolicy">
        <sizepolicy hsizetype="Ignored" vsizetype="Ignored">
         <horstretch>0</horstretch>
         <verstretch>0</verstretch>
        </sizepolicy>
       </property>
       <property name="font">
        <font>
         <pointsize>12</pointsize>
        </font>
       </property>
       <property name="styleSheet">
        <string notr="true">QPushButton
{
	background-color: qlineargradient(spread:pad, x1:0.521, y1:0.8925, x2:0.504, y2:0.244227, stop:0.00847458 rgba(238, 235, 232, 255), stop:1 rgba(255, 255, 255, 255));
	border: 1px solid gray;
	border-radius: 2px;
}

QPushButton:pressed 
{	
	background-color: rgb(140, 223, 255);
 }</string>
       </property>
       <property name="text">
        <string/>
       </property>
      </widget>
     </item>
     <item>
      <widget class="QPushButton" name="btn_underscore">
       <property name="sizePolicy">
        <sizepolicy hsizetype="Ignored" vsizetype="Ignored">
         <horstretch>0</horstretch>
         <verstretch>0</verstretch>
        </sizepolicy>
       </property>
       <property name="font">
        <font>
         <pointsize>12</pointsize>
        </font>
       </property>
       <property name="styleSheet">
        <string notr="true">QPushButton
{
	background-color: qlineargradient(spread:pad, x1:0.521, y1:0.8925, x2:0.504, y2:0.244227, stop:0.00847458 rgba(238, 235, 232, 255), stop:1 rgba(255, 255, 255, 255));
	border: 1px solid gray;
	border-radius: 2px;
}

QPushButton:pressed 
{	
	background-color: rgb(140, 223, 255);
 }</string>
       </property>
       <property name="text">
        <string>_</string>
       </property>
      </widget>
     </item>
     <item>
      <widget class="QPushButton" name="btn_ok">
       <property name="sizePolicy">
        <sizepolicy hsizetype="Ignored" vsizetype="Ignored">
         <horstretch>0</horstretch>
         <verstretch>0</verstretch>
        </sizepolicy>
       </property>
       <property name="font">
        <font>
         <pointsize>12</pointsize>
        </font>
       </property>
       <property name="styleSheet">
        <string notr="true">QPushButton
{
	background-color: qlineargradient(spread:pad, x1:0.521, y1:0.8925, x2:0.504, y2:0.244227, stop:0.00847458 rgba(238, 235, 232, 255), stop:1 rgba(255, 255, 255, 255));
	border: 1px solid gray;
	border-radius: 2px;
}

QPushButton:pressed 
{	
	background-color: rgb(140, 223, 255);
 }</string>
       </property>
       <property name="text">
        <string>OK</string>
       </property>
      </widget>
     </item>
    </layout>
   </item>
  </layout>
 </widget>
 <resources/>
 <connections/>
</ui>
